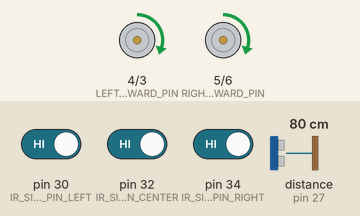
Recording of a sketch running on a simulated Arduino Mega 2560, built with avr-gcc and run on an emulated ATmega2560. On the bench: motor-driver pin pairs drawn as motors (green arrow = first pin HIGH = forward, orange = second pin HIGH = backward, longer = more drive, scaled by the enable pin). Wiring (inferred from the names in the program): ultrasonic range finder: trigger pin 26; echo pin 27. The inputs (shaded band) are chosen by the test bench; at power-on: distance to the obstacle (sensor on pin 27) 80 cm, pin 30 (IR_SIGNAL_PIN_LEFT) HIGH, pin 32 (IR_SIGNAL_PIN_CENTER) HIGH, pin 34 (IR_SIGNAL_PIN_RIGHT) HIGH. The echo pulse lasts 58.3 µs per cm; what the sketch prints to the serial monitor is not drawn.

Above: at 1.2 s.
1.3 s: distance to the obstacle (sensor on pin 27) set to 12 cm
2.8 s: distance to the obstacle (sensor on pin 27) set to 9 cm
At 3.1 s:
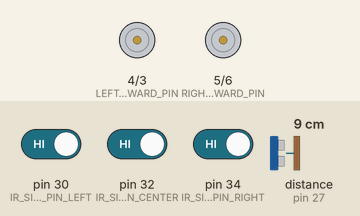
4.3 s: distance to the obstacle (sensor on pin 27) set to 18 cm
At 5.5 s:
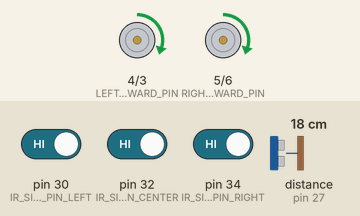
5.8 s: distance to the obstacle (sensor on pin 27) set to 2 cm
At 6.6 s:
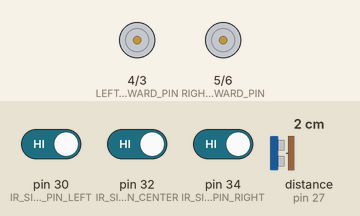
Timing chart, 0 to 8.3 s (numbered marks = the images above; inputs shaded):
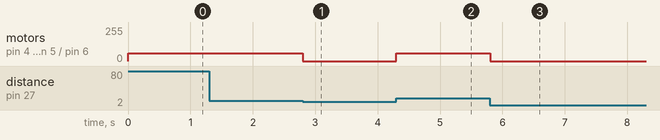

The sketch:

LineFollowerLib.ino
```cpp
/**
 * @file LineFollowerLib.ino
 * @author david
 * @brief Demonstration code for a line follower car.
 */

#include "LineFollower.h"
#include "DistanceSensor.h"

int baseSpeed = 60;

void setup(){
    Serial.begin(9600);

    initLineFollower();

    initializeDistanceSensors();

    Serial.println("Setup complete!");
}

void loop(){
    int d = getFrontDistance();
    if (d < 10){
        stop();
    } else {
        followLine(baseSpeed);
    }
}
```

DistanceSensor.c
```cpp
/**
 * @file DistanceSensor.c
 * @author david
 * @brief Encapsulates the functions to access two HC-SR04 ultrasonic distance sensors.
 */

#ifdef __cplusplus
  extern "C" {
#endif
#include "DistanceSensor.h"

// The digital pins used for the Arduino Car.
#define FRONT_TRIGGER_PIN 26
#define FRONT_ECHO_PIN 27
#define REAR_TRIGGER_PIN 24
#define REAR_ECHO_PIN 25
// The time after which pulseIn will stop waiting. Can't be 0 to avoid the program crashing
#define ECHO_TIMEOUT_US 10000


/**
 * @brief Initializes the distance sensors. MUST be called once before the other methods are effective.
 *
 */
void initializeDistanceSensors(){
    pinMode(FRONT_TRIGGER_PIN, OUTPUT);
    pinMode(FRONT_ECHO_PIN, INPUT);
    pinMode(REAR_TRIGGER_PIN, OUTPUT);
    pinMode(REAR_ECHO_PIN, INPUT);
}

/**
 * @brief Calculates the distance in cm for a given echo duration in micro-senconds
 *
 * The distance = time * speed
 * The time is duration/2 (as the signal travels there and back.)
 * The speed of sound at 20°C is roughly 0.0343 cm/micro-second
 * The distance will be returned in whole integers only.
 *
 * @param duration: the duration the signal travels in micro-seconds
 */
int calculateDistanceInCm(long duration){
    if (duration == 0) {
        return ECHO_TIMEOUT_US * 0.0343;
    } else {
        return (duration / 2) * 0.0343;
    }
}

/**
 * @brief Measure the front distance.
 *
 * @return the measured distance in cm
 */
int getFrontDistance(){
    //clear the trigger pin
    digitalWrite(FRONT_TRIGGER_PIN, LOW);
    delayMicroseconds(5);
    //issue the trigger
    digitalWrite(FRONT_TRIGGER_PIN, HIGH);
    delayMicroseconds(10);
    //stop the trigger
    digitalWrite(FRONT_TRIGGER_PIN, LOW);

    //measure the echo duration
    int duration = pulseIn(FRONT_ECHO_PIN, HIGH, ECHO_TIMEOUT_US);

    return calculateDistanceInCm(duration);
}


/**
 * @brief Measure the rear distance.
 *
 * @return the measured distance in cm
 */
int getRearDistance(){
    //clear the trigger pin
    digitalWrite(REAR_TRIGGER_PIN, LOW);
    delayMicroseconds(5);
    //issue the trigger
    digitalWrite(REAR_TRIGGER_PIN, HIGH);
    delayMicroseconds(10);
    //stop the trigger
    digitalWrite(REAR_TRIGGER_PIN, LOW);

    //measure the echo duration
    int duration = pulseIn(REAR_ECHO_PIN, HIGH, ECHO_TIMEOUT_US);

    return calculateDistanceInCm(duration);
}


#ifdef __cplusplus
}
#endif
```

DistanceSensor.h
```cpp
/**
 * @file DistanceSensor.h
 * @author david
 * @brief Encapsulates the functions to access two HC-SR04 ultrasonic distance sensors.
 */
#ifndef DISTANCE_SENSOR_H
#define DISTANCE_SENSOR_H

#ifdef __cplusplus
  extern "C" {
#endif

#include "Arduino.h"

/**
 * @brief Initializes the distance sensors. MUST be called once before the other methods are effective.
 *
 */
void initializeDistanceSensors();

/**
 * @brief Measure the front distance.
 *
 * @return the measured distance in cm
 */
int getFrontDistance();

/**
 * @brief Measure the rear distance.
 *
 * @return the measured distance in cm
 */
int getRearDistance();

#ifdef __cplusplus
  }
#endif
#endif /* DISTANCE_SENSOR_H */
```

LineDetector.c
```cpp
/**
 * @file LineDetector.c
 * @author david
 * @brief A library providing operations to use three KY-033 line detection sensors to detect the position of an arduino car with respect to a line on the ground.
 */
#ifdef __cplusplus
  extern "C" {
#endif
#include "LineDetector.h"


//define your pins connected to OUT/SIGNAL (ditial IO pins)
#define IR_SIGNAL_PIN_LEFT 30
#define IR_SIGNAL_PIN_CENTER 32
#define IR_SIGNAL_PIN_RIGHT 34

void initLineDetector(){
    pinMode(IR_SIGNAL_PIN_LEFT, INPUT);
    pinMode(IR_SIGNAL_PIN_CENTER, INPUT);
    pinMode(IR_SIGNAL_PIN_RIGHT, INPUT);
}

/**
 * @brief read the values of the line detection sensors.
 *
 * @param signals an int buffer of size 3 to write the signals to as return values.
 *
 * signals[0] will hold the value of the LEFT sensor
 * signals[1] will hold the value of the CENTER sensor
 * signals[2] will hold the value of the RIGHT sensor
 */
void readSensorSignals(int signals[]){
    signals[0] = digitalRead(IR_SIGNAL_PIN_LEFT);
    signals[1] = digitalRead(IR_SIGNAL_PIN_CENTER);
    signals[2] = digitalRead(IR_SIGNAL_PIN_RIGHT);
}

LinePosition detectPosition(LinePosition previousPosition){
    int signals[3];
    readSensorSignals(signals);
    if (signals[0] == 1 && signals[1] == 0 && signals[2] == 0){
        return RIGHT_OF_LINE;
    } else if (signals[0] == 0 && signals[1] == 1 && signals[2] == 0){
        return ON_LINE;
    } else if (signals[0] == 0 && signals[1] == 0 && signals[2] == 1){
        return LEFT_OF_LINE;
    } else { // if the sensor reading is unclear (e.g. because left and center detect the line at the same time), do not change the position
        return previousPosition;
    }
}

#ifdef __cplusplus
}
#endif
```

LineDetector.h
```cpp
/**
 * @file LineDetector.h
 * @author david
 * @brief This library uses three infrared sensor to detect the car's position relative to a line.
 */
#ifndef LINE_DETECTOR_H
#define LINE_DETECTOR_H

#ifdef __cplusplus
  extern "C" {
#endif

#include "Arduino.h"

typedef enum {
    LEFT_OF_LINE,
    ON_LINE,
    RIGHT_OF_LINE,
} LinePosition;

/**
 * @brief Initializes the line detector by setting the pin modes for the arduino pins.
 *
 * This method has to be called once for all other operations to work correctly!
 */
void initLineDetector();

/**
 * @brief Detecs the position of an arduino car w.r.t. a line on the ground.
 *
 * @param previousPosition hand over the last detected position so it can be taken into account for calculating the new position.
 * @return LinePosition the position of the car relative to the line.
 */
LinePosition detectPosition(LinePosition previousPosition);

#ifdef __cplusplus
  }
#endif
#endif /* LINE_DETECTOR_H */
```

LineFollower.c
```cpp
#ifdef __cplusplus
  extern "C" {
#endif

#include "LineFollower.h"

LinePosition globalCarPosition;

void initLineFollower(){
    initMotorDriver();

    initLineDetector();
    globalCarPosition = detectPosition(ON_LINE);
}

void followLine(int speed){
    globalCarPosition = detectPosition(globalCarPosition);
    if (globalCarPosition == ON_LINE){
        // Serial.println("On line!");
        driveForward(speed);
    } else if (globalCarPosition == LEFT_OF_LINE){
        // Serial.println("LEFT of line!");
        turnRightForward(speed*1.5);
    } else if (globalCarPosition == RIGHT_OF_LINE){
        // Serial.println("RIGHT of line");
        turnLeftForward(speed*1.5);
    } else {
        // Serial.println("This is strange...");
        stop();
    }
}

#ifdef __cplusplus
}
#endif
```

LineFollower.h
```cpp
/**
 * @file LineFollower.h
 * @author david
 * @brief A library to access the robot cars line following capabilities.
 */
#ifndef LINE_FOLLOWER_H
#define LINE_FOLLOWER_H

#ifdef __cplusplus
  extern "C" {
#endif

#include "LineDetector.h"
#include "MotorDriver.h"

/**
 * @brief Initializes the motor driver and line detector that are required for the LineFollower.
 *
 * This method has to be called once for all other operations to work correctly!
 */
void initLineFollower();

/**
 * @brief Makes the car follow a line with the given speed. MUST be called continuously in the loop method!
 *
 * @param speed specify the motor speed between 50 (slowest moving speed) and 255 (full speed), or 0 to deactivate the motors.
 * Suggested fast speed value where turns are possible: 80
 * A value between 0-49 is not recommended, because the motors do not get enough power to move the car around tight turns.
 */
void followLine(int speed);

#ifdef __cplusplus
  }
#endif
#endif /* LINE_FOLLOWER_H */
```

MotorDriver.c
```cpp
/**
 * @file MotorDriver.c
 * @author david
 * @brief A library providing functions to control an arduino car using the motor controller L298N.
 */

#ifdef __cplusplus
  extern "C" {
#endif
#include "MotorDriver.h"


// The pins of an arduino (mega in this example) that are connected to the L298N motor controller.

// PMW pins
#define LEFT_ENGINE_SPEED_PIN 2
#define RIGHT_ENGINE_SPEED_PIN 7

// Digital IO pins
#define LEFT_ENGINE_FORWARD_PIN 4
#define LEFT_ENGINE_REVERSE_PIN 3
#define RIGHT_ENGINE_FORWARD_PIN 5
#define RIGHT_ENGINE_REVERSE_PIN 6

void initMotorDriver(){
    pinMode(LEFT_ENGINE_SPEED_PIN, OUTPUT);
    pinMode(RIGHT_ENGINE_SPEED_PIN, OUTPUT);
    pinMode(LEFT_ENGINE_FORWARD_PIN, OUTPUT);
    pinMode(LEFT_ENGINE_REVERSE_PIN, OUTPUT);
    pinMode(RIGHT_ENGINE_FORWARD_PIN, OUTPUT);
    pinMode(RIGHT_ENGINE_REVERSE_PIN, OUTPUT);
}

/**
 * @brief Sets the dc motor direction of the right motors to "forward".
 *
 * If the motor direction is currently set to "reverse", this method changes the motor direction.
 * If the motor direction was already set to "forward", the method will not affect any change.
 */
void rightForward(){
    digitalWrite(RIGHT_ENGINE_FORWARD_PIN, HIGH);
    digitalWrite(RIGHT_ENGINE_REVERSE_PIN, LOW);
}

/**
 * @brief Sets the dc motor direction of the right motors to "reverse".
 *
 * If the motor direction is currently set to "forward", this method changes the motor direction.
 * If the motor direction was already set to "reverse", the method will not affect any change.
 */
void rightReverse(){
    digitalWrite(RIGHT_ENGINE_FORWARD_PIN, LOW);
    digitalWrite(RIGHT_ENGINE_REVERSE_PIN, HIGH);
}

/**
 * @brief Sets the speed of the right motors to the desired value.
 *
 * @param speed specify the motor speed between 50 (slowest moving speed) and 255 (full speed), or 0 to deactivate the motors.
 * Suggested fast speed value where turns are possible: 80
 *
 * The operation controls the motors my sending PMW signals to the L298N motor controller.
 * A value between 0-49 is not recommended, because the motors to not get enough power to move the car around tight turns.
 */
void rightSpeed(int speed){
    analogWrite(RIGHT_ENGINE_SPEED_PIN, speed);
}

/**
 * @brief Sets the dc motor direction of the left motors to "forward".
 *
 * If the motor direction is currently set to "reverse", this method changes the motor direction.
 * If the motor direction was already set to "forward", the method will not affect any change.
 */
void leftForward(){
    digitalWrite(LEFT_ENGINE_FORWARD_PIN, HIGH);
    digitalWrite(LEFT_ENGINE_REVERSE_PIN, LOW);
}

/**
 * @brief Sets the dc motor direction of the left motors to "reverse".
 *
 * If the motor direction is currently set to "forward", this method changes the motor direction.
 * If the motor direction was already set to "reverse", the method will not affect any change.
 */
void leftReverse(){
    digitalWrite(LEFT_ENGINE_FORWARD_PIN, LOW);
    digitalWrite(LEFT_ENGINE_REVERSE_PIN, HIGH);
}

/**
 * @brief Sets the speed of the left motors to the desired value.
 *
 * @param speed specify the motor speed between 50 (slowest moving speed) and 255 (full speed), or 0 to deactivate the motors.
 * Suggested fast speed value where turns are possible: 80
 *
 * The operation controls the motors my sending PMW signals to the L298N motor controller.
 * A value between 0-49 is not recommended, because the motors to not get enough power to move the car around tight turns.
 */
void leftSpeed(int speed){
    analogWrite(LEFT_ENGINE_SPEED_PIN, speed);
}

/**
 * @brief Sets the speed of all motors to the desired value.
 *
 * @param speed specify the motor speed between 50 (slowest moving speed) and 255 (full speed), or 0 to deactivate the motors.
 *
 * The operation controls the motors my sending PMW signals to the L298N motor controller.
 * A value between 0-49 is not recommended, because the motors to not get enough power to move the car around tight turns.
 */
void setSpeed(int speed){
    leftSpeed(speed);
    rightSpeed(speed);
}

void stop(){
    setSpeed(0);
}

/**
 * @brief Sets the movement direction of all motors to "forward".
 *
 * If the motor direction is currently set to "reverse", this method changes the motor direction.
 * If the motor direction was already set to "forward", the method will not affect any change.
 */
void forward(){
    leftForward();
    rightForward();
}

void driveForward(int speed){
    setSpeed(speed);
    forward();
}

/**
 * @brief Sets the dc motor direction of all motors to "reverse".
 *
 * If the motor direction is currently set to "forward", this method changes the motor direction.
 * If the motor direction was already set to "reverse", the method will not affect any change.
 */
void reverse(){
    leftReverse();
    rightReverse();
}

void driveReverse(int speed){
    setSpeed(speed);
    reverse();
}

/**
 * @brief Turns the car left if driving forward.
 *
 * More specifically: the right motors are set to "forward" and the left motors to "reverse".
 */
void turnLeft(){
    rightForward();
    leftReverse();
}

void turnLeftForward(int speed){
    setSpeed(speed);
    turnLeft();
}

/**
 * @brief Turns the car right if driving forward.
 *
 * More specifically: the right motors are set to "reverse" and the left motors to "forward".
 */
void turnRight(){
    leftForward();
    rightReverse();
}

void turnRightForward(int speed){
    setSpeed(speed);
    turnRight();
}

void steerLeftForward(int speed, double fraction){
    forward();
    leftSpeed(speed/fraction);
    rightSpeed(speed);
}

void steerRightForward(int speed, double fraction){
    forward();
    leftSpeed(speed);
    rightSpeed(speed/fraction);
}

#ifdef __cplusplus
}
#endif
```

MotorDriver.h
```cpp
/**
 * @file MotorDriver.h
 * @author david
 * @brief A library providing functions to control the robot car using the motor controller L298N.
 */
#ifndef MOTOR_DRIVER_H
#define MOTOR_DRIVER_H

#ifdef __cplusplus
  extern "C" {
#endif

#include "Arduino.h"

/**
 * @brief Initializes the motor driver by setting the pin modes for the arduino pins.
 *
 * This method has to be called once for all other operations to work correctly!
 */
void initMotorDriver();

/**
 * @brief Sets the speed of all motors to the desired value without changing directions etc.
 *
 * @param speed specify the motor speed between 50 (slowest moving speed) and 255 (full speed), or 0 to deactivate the motors.
 * Suggested fast speed value where turns are possible: 80
 *
 * The operation controls the motors my sending PMW signals to the L298N motor controller.
 * A value between 0-49 is not recommended, because the motors do not get enough power to move the car around tight turns.
 */
void setSpeed(int speed);

/**
 * @brief Sets the movement direction of all motors to "forward" AND sets the motor speed.
 *
 * If the motor direction is currently set to "reverse", this method changes the motor direction.
 * If the motor direction was already set to "forward", the method will not affect any change.
 *
 * @param speed specify the motor speed between 50 (slowest moving speed) and 255 (full speed), or 0 to deactivate the motors.
 * Suggested fast speed value where turns are possible: 80
 *
 * The operation controls the motors my sending PMW signals to the L298N motor controller.
 * A value between 0-49 is not recommended, because the motors do not getenough power to move the car.
 */
void driveForward(int speed);

/**
 * @brief Sets the movement direction of all motors to "reverse" AND sets the motor speed.
 *
 * If the motor direction is currently set to "forward", this method changes the motor direction.
 * If the motor direction was already set to "reverse", the method will not affect any change.
 *
 * @param speed specify the motor speed between 50 (slowest moving speed) and 255 (full speed), or 0 to deactivate the motors.
 * Suggested fast speed value where turns are possible: 80
 *
 * The operation controls the motors my sending PMW signals to the L298N motor controller.
 * A value between 0-49 is not recommended, because the motors do not getenough power to move the car.
 */
void driveReverse(int speed);

/**
 * @brief Turns the car left with the desired speed.
 *
 * @param speed specify the motor speed between 50 (slowest moving speed) and 255 (full speed), or 0 to deactivate the motors.
 * Suggested fast speed value where turns are possible: 80
 *
 * The operation controls the motors my sending PMW signals to the L298N motor controller.
 * A value between 0-49 is not recommended, because the motors do not getenough power to move the car.
 */
void turnLeftForward(int speed);

/**
 * @brief Turns the car right with the desired speed.
 *
 * @param speed specify the motor speed between 50 (slowest moving speed) and 255 (full speed), or 0 to deactivate the motors.
 * Suggested fast speed value where turns are possible: 80
 *
 * The operation controls the motors my sending PMW signals to the L298N motor controller.
 * A value between 0-49 is not recommended, because the motors do not get enough power to move the car around tight turns.
 */
void turnRightForward(int speed);

/**
 * @brief Makes the car stop by deactivating all motors.
 *
 */
void stop();

#ifdef __cplusplus
  }
#endif
#endif /* MOTOR_DRIVER_H */
```

Measured:
- the behaviour switches between 11 and 10 cm on distance to the obstacle (sensor on pin 27) (found by bisection; images 0 and 1)
- after the input at 1.3 s, every drawn part: stays the same
- after the input at 2.8 s, motor on pin 4 (LEFT_ENGINE_FORWARD_PIN) / pin 3 (LEFT_ENGINE_REVERSE_PIN), motor on pin 5 (RIGHT_ENGINE_FORWARD_PIN) / pin 6 (RIGHT_ENGINE_REVERSE_PIN): forward 60/255 → stopped at once
- after the input at 4.3 s, motor on pin 4 (LEFT_ENGINE_FORWARD_PIN) / pin 3 (LEFT_ENGINE_REVERSE_PIN), motor on pin 5 (RIGHT_ENGINE_FORWARD_PIN) / pin 6 (RIGHT_ENGINE_REVERSE_PIN): stopped → forward 60/255 at once
- after the input at 5.8 s, motor on pin 4 (LEFT_ENGINE_FORWARD_PIN) / pin 3 (LEFT_ENGINE_REVERSE_PIN), motor on pin 5 (RIGHT_ENGINE_FORWARD_PIN) / pin 6 (RIGHT_ENGINE_REVERSE_PIN): forward 60/255 → stopped at once
